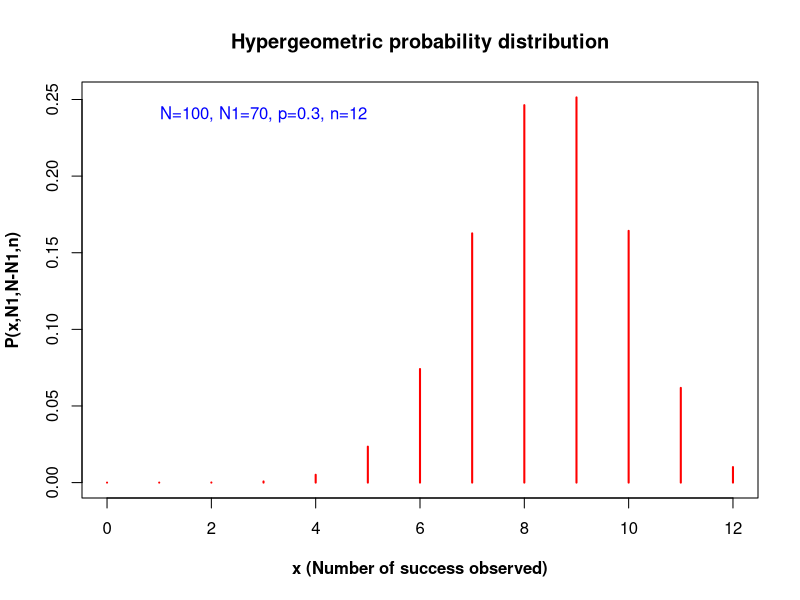

Source code (R):

###-------------------------------------------------------------------------------
### R functions for hypergeometric distributions.

## N = total number of events in the population
## N1 = number of successes in the population
## N-N1 = number of failures in the population
## p = probability of success in the population
## n = number of events randomly drawn from population
## x = number of successes out of n random draws

N = 100
N1 = 70
p = 0.3
n = 12
x = seq(0,12)

## Computing hypergeometric probability density
y = dhyper(x,N1,N-N1, n)
plot(x,y,type="h", col="red", lwd=2, xlab="x (Number of success observed)", ylab="P(x,N1,N-N1,n)", font.lab=2, main="Hypergeometric probability distribution")
text(3, 0.24, "N=100, N1=70, p=0.3, n=12", col="blue")


## Computing the cumulative probability upto a given value of x from x=0
x=10
pcum = phyper(x,N1,N-N1,n)
print(paste("cumulative probability upto x=10 is ",round(pcum,digits=3)))


## getting x value corresponding to a cumulative probability p
p = 0.9
q = qhyper(p,N1,N-N1,n)
print(paste("x value for a cumulative probability of 0.25 is :  ",round(q)))


### generating random deviates from hypergeometric distribution 
randev = rhyper(5, N1, N-N1, n)
print( "random deviates from hypergeometric distribution : ")
print(round(randev,digits=2))
